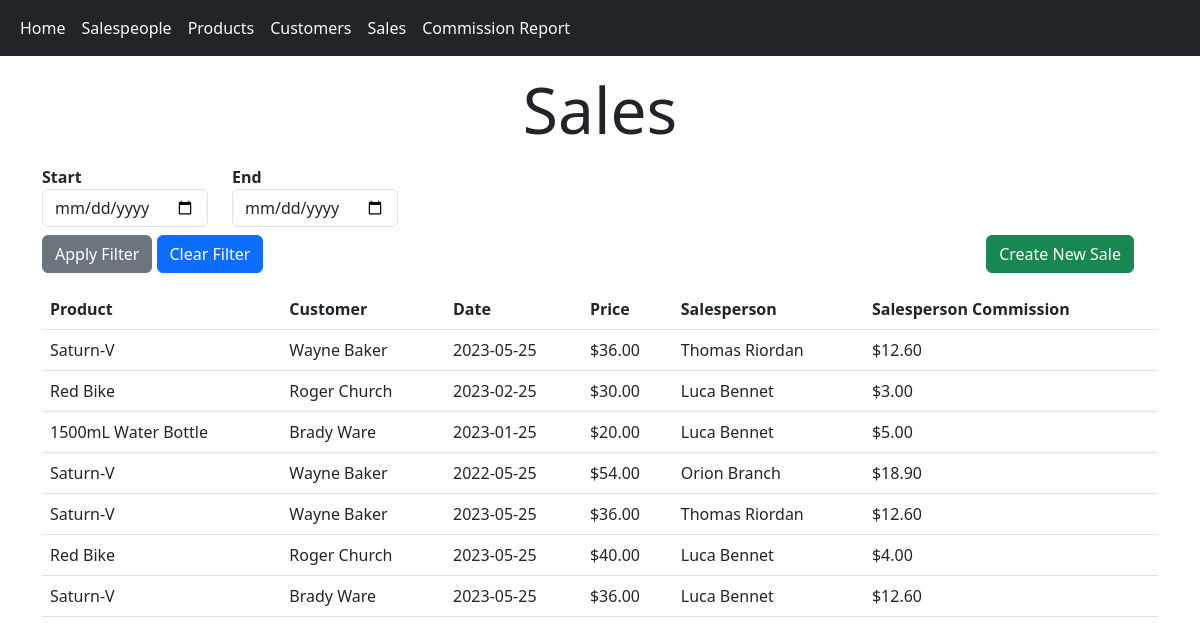
The app's page /sales with its own data.
### bespoked_bikes_sales/models.py (models this page shows)
class Product(db.Model):
    id: Mapped[int] = mapped_column(primary_key=True)
    name: Mapped[str] = mapped_column(String(50))
    manufacturer: Mapped[str] = mapped_column(String(50))
    style: Mapped[str] = mapped_column(String(50))
    purchase_price: Mapped[float] = mapped_column(default=0.0)
    sale_price: Mapped[float] = mapped_column(default=0.0)
    quantity: Mapped[int] = mapped_column(default=0)
    commission_percentage: Mapped[float] = mapped_column(default=0.0)
    discounts: Mapped[List["Discount"]] = relationship()

class Sale(db.Model):
    id: Mapped[int] = mapped_column(primary_key=True)
    sales_date: Mapped[date] = mapped_column()
    product_id: Mapped[int] = mapped_column(ForeignKey("product.id"))
    product: Mapped[Product] = relationship()
    customer_id: Mapped[int] = mapped_column(ForeignKey("customer.id"))
    customer: Mapped[Customer] = relationship()
    salesperson_id: Mapped[int] = mapped_column(ForeignKey("salesperson.id"))
    salesperson: Mapped[Salesperson] = relationship(back_populates="sales")

### bespoked_bikes_sales/routes.py (the view)
@app.route("/sales", methods=["GET", "POST"])
def sales():
    def make_sale_readable(sale):
        return {
            "product": sale.product.name,
            "customer": f"{sale.customer.first_name} {sale.customer.last_name}",
            "date": sale.sales_date,
            "price": price_of_sale(sale),
            "salesperson": f"{sale.salesperson.first_name} {sale.salesperson.last_name}",
            "commission": price_of_sale(sale) * sale.product.commission_percentage,
        }
    sales_list = db.session.execute(db.select(Sale)).scalars()
    filter_form: FlaskForm = FilterSalesForm()
    if filter_form.validate_on_submit():
        sales_list = filter(
            lambda s: filter_form.start_date.data < s.sales_date < filter_form.end_date.data, sales_list)
    readable_sales = map(make_sale_readable, sales_list)
    return render_template("sales.jinja", sales=readable_sales, form=filter_form)

### bespoked_bikes_sales/forms.py (shortened to what this page needs)
class FilterSalesForm(FlaskForm):
    start_date = DateField("Start")
    end_date = DateField("End")

### bespoked_bikes_sales/routes.py (called while the page is built)
def price_of_sale(sale):
    total_discount = 0
    for discount in sale.product.discounts:
        if discount.begin_date < sale.sales_date and discount.end_date > sale.sales_date:
            total_discount += discount.discount_percentage
    return sale.product.sale_price * (1 - total_discount)

### bespoked_bikes_sales/templates/sales.jinja (shortened to what this page needs)
{% extends "base.jinja" %}
{% block body %}
<div class="container">
	<h1 class="display-3 mt-3 mb-3 text-center">Sales</h1>
	{% include "filter_sales.jinja" %}
	<table class="table">
		<thead>
			<tr>
				<th scope="col">Product</th>
				<th scope="col">Customer</th>
				<th scope="col">Date</th>
				<th scope="col">Price</th>
				<th scope="col">Salesperson</th>
				<th scope="col">Salesperson Commission</th>
			</tr>
		</thead>
		<tbody>
			{% for sale in sales %}
			<tr>
				<td>{{ sale.product }}</td>
				<td>{{ sale.customer }}</td>
				<td>{{ sale.date }}</td>
				<td>{{ "${:,.2f}".format(sale.price) }}</td>
				<td>{{ sale.salesperson }}</td>
				<td>{{ "${:,.2f}".format(sale.commission) }}</td>
			</tr>
			{% endfor %}
		</tbody>
	</table>
</div>
{% endblock body %}

### records on screen
Product: product "Saturn-V", customer "Wayne Baker", date "2023-05-25", price "$36.00", salesperson "Thomas Riordan", commission "$12.60", date "2022-05-25", price "$54.00", salesperson "Orion Branch", commission "$18.90", customer "Brady Ware", salesperson "Luca Bennet"
Product: product "Red Bike", customer "Roger Church", date "2023-02-25", price "$30.00", salesperson "Luca Bennet", commission "$3.00", date "2023-05-25", price "$40.00", commission "$4.00"
Product: product "1500mL Water Bottle", customer "Brady Ware", date "2023-01-25", price "$20.00", salesperson "Luca Bennet", commission "$5.00"

### other values on screen
{{ field.label }} "Start End"
